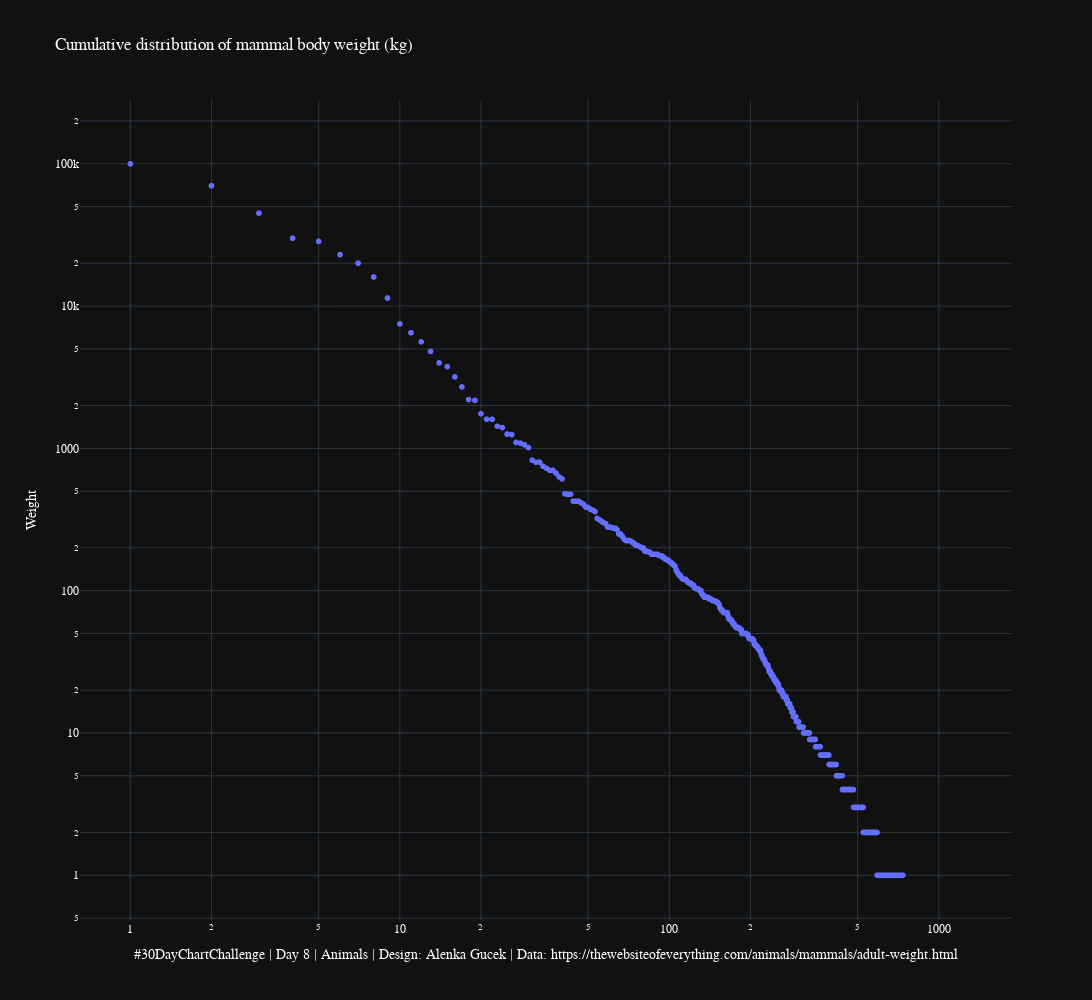

Here is the notebook cell this chart was saved with:
### Code cell
fig = px.scatter(df_sorted, df.index, y='Weight', log_x=True, log_y=True, hover_name='Mammal', title="Cumulative distribution of mammal body weight (kg)", width=1500, height=1000,)
fig.update_layout(template="plotly_dark")


fig.update_layout(xaxis_title="#30DayChartChallenge | Day 8 | Animals | Design: Alenka Gucek | Data: https://thewebsiteofeverything.com/animals/mammals/adult-weight.html", 
                 font=dict(
        family="Courier New, monospace",
        size=12,
        color="White"
                 ))

fig.show()
fig.write_image("images/day8.jpg")
fig.write_html("images/day8.html")

### Figure 1 — Plotly figure (JSON) as saved in the notebook; plotly's stock layout.template omitted (floating-point values rounded to 4 significant figures; data arrays with more than 128 entries replaced by an {"elided": "..."} marker saying what was removed)
{"data": [{"hovertemplate": "<b>%{hovertext}</b><br><br>x=%{x}<br>Weight=%{y}<extra></extra>", "hovertext": {"elided": "1217 str values"}, "legendgroup": "", "marker": {"color": "#636efa", "symbol": "circle"}, "mode": "markers", "name": "", "showlegend": false, "type": "scattergl", "x": {"elided": "1217 int values"}, "xaxis": "x", "y": {"elided": "1217 int values"}, "yaxis": "y"}], "layout": {"font": {"color": "White", "family": "Courier New, monospace", "size": 12}, "height": 1000, "legend": {"tracegroupgap": 0}, "title": {"text": "Cumulative distribution of mammal body weight (kg)"}, "width": 1500, "xaxis": {"anchor": "y", "domain": [0, 1], "title": {"text": "#30DayChartChallenge | Day 8 | Animals | Design: Alenka Gucek | Data: https://thewebsiteofeverything.com/animals/mammals/adult-weight.html"}, "type": "log"}, "yaxis": {"anchor": "x", "domain": [0, 1], "title": {"text": "Weight"}, "type": "log"}}}
